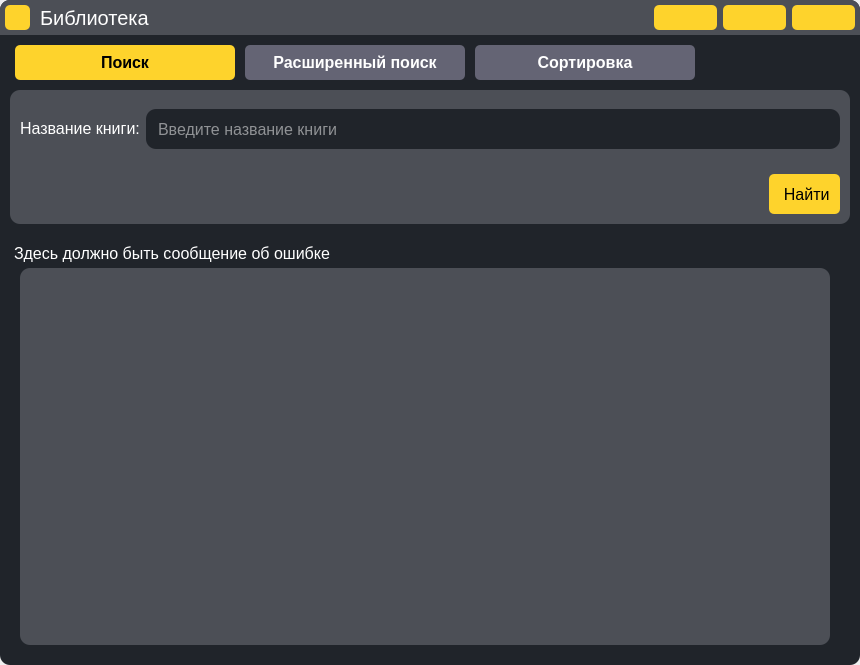
<?xml version="1.0" encoding="UTF-8"?>
<ui version="4.0">
 <class>main_window</class>
 <widget class="QMainWindow" name="main_window">
  <property name="geometry">
   <rect>
    <x>0</x>
    <y>0</y>
    <width>860</width>
    <height>665</height>
   </rect>
  </property>
  <property name="windowTitle">
   <string>MainWindow</string>
  </property>
  <property name="styleSheet">
   <string notr="true"/>
  </property>
  <widget class="QWidget" name="central_widget">
   <property name="minimumSize">
    <size>
     <width>860</width>
     <height>665</height>
    </size>
   </property>
   <property name="styleSheet">
    <string notr="true">/* General */
* {
	margin: 0;
	padding: 0;
	font-size: 16px;
	outline: none;
	font-family: &quot;Arial&quot;;
}

QFrame {
	border: none;
}

#main_body {
	background-color: rgba(32,36,42,255);
	border-radius: 10%;
}

#search_background, #ex_search_background, #sort_background {
	background-color: rgb(76,79,86);
	border-radius: 10%;
}

#error_label {
	margin-top: 15px;
}

/* Tabs style */
QTabWidget::pane {
	background: transparent;
	border: none;
}

QTabBar {
	qproperty-drawBase: 0;
}

QTabBar::tab {
	background-color: rgb(100,100,116);
    color: white;
    border-radius: 5px;
	width: 200px;
	height: 35px;
	padding: 0px 10px;
	margin: 0 5px;
	font-weight: 500;
}

QTabBar::tab:selected {
    background: rgba(254,211,44,255);
	color: black;
}

/* Qlabel style */
QLabel {
	color: white;
}

/* Buttons style */
QPushButton {
	background: rgba(254,211,44,255);
	border-radius: 5px;
	padding: 0 10px 0 10px;
	height: 40px;
	color: black;
}

QPushButton:pressed {
	background: rgba(204,161, 44,255);
	color: white;
}

/* Text input style */
QLineEdit {
	border-radius: 10%;
	background-color: rgba(32,36,42,255);
	color: white;
	padding-left: 10px;
	height: 40px;
}

QLineEdit:focus {
	border: 2px solid rgba(254,211,44,255);
}

/* ComboBox style */
QComboBox {
	border-radius: 10%;
	background-color: rgba(32,36,42,255);
	color: white;
	padding-left: 10px;
	height: 40px;
}

QComboBox:on {
    border-bottom-left-radius: 0px;
    border-bottom-right-radius: 0px;
}

QComboBox::drop-down {
    subcontrol-origin: padding;
    subcontrol-position: top right;
    width: 40px;
	background-color: rgba(254,211,44,255);
    border-top-right-radius: 10%;
    border-bottom-right-radius: 10%;
}

QComboBox::drop-down:on {
	border-bottom-left-radius: 0%;
	border-bottom-right-radius: 0%;
}

QComboBox::down-arrow {
    image: url(:/Icons/For_QT/chevron-down.svg);
}

QComboBox::down-arrow:on {
    image: url(:/Icons/For_QT/chevron-up.svg);
}

QComboBox QAbstractItemView {
	/* Style of the drop-down list */
	padding: 10px 5px;
	color: white;
    selection-color: black;
    selection-background-color: rgba(254,211,44,255);
	font-size: 10pt;
    box-shadow: transparent;
	background-color: rgba(32,36,42,255);
	border-bottom-left-radius: 10%;
	border-bottom-right-radius: 10%;
}

/* CheckBox style */
QCheckBox {
	color: white;
	border-radius: 10%;
}

QCheckBox::indicator:unchecked {
	image: url(:/Icons/For_QT/square.svg);
}

QCheckBox::indicator:checked {
	
	image: url(:/Icons/For_QT/check-square.svg);
}

/* Scroll Area style */
#scroll_widget {
	background-color: transparent;
}

QScrollArea, #scroll_area_container {
	background-color: transparent;
}

#scroll_area_content {
	background-color: rgb(76,79,86);
	border-radius: 10%;
}

/* TitleBar style */
#title_bar {
	background-color: rgb(76,79,86);
	border-top-left-radius: 10%;
	border-top-right-radius: 10%;
}

#window_title {
	font-size: 20px;
}

#title_bar QPushButton {
	height: 25px;
}

#icon {
	min-width: 25px;
	min-height: 25px;
	background: rgba(254,211,44,255);
	border-radius: 5%;
}

/* ScrollBar style */
/* VERTICAL SCROLLBAR */
 QScrollBar:vertical {
	border: none;
	background-color: rgba(32,36,42,255);
    width: 20px;
	border-radius: 0px;
 }

/*  HANDLE BAR VERTICAL */
QScrollBar::handle:vertical {	
	background-color: rgb(76,79,86);
	min-height: 20px;
	margin: 20px 0 20px 0;
}
QScrollBar::handle:vertical:hover{	
	background: rgba(204,161, 44,255);
}

/* BTN TOP - SCROLLBAR */
QScrollBar::sub-line:vertical {
	border: none;
	background: rgba(254,211,44,255);
	height: 20px;
	border-top-left-radius: 3%;
	border-top-right-radius: 3%;
	subcontrol-position: top;
	subcontrol-origin: margin;
}
QScrollBar::sub-line:vertical:hover {	
	background: rgba(204,161, 44,255);
}

/* BTN BOTTOM - SCROLLBAR */
QScrollBar::add-line:vertical {
	border: none;
	background: rgba(254,211,44,255);
	height: 20px;
	border-bottom-left-radius: 3%;
	border-bottom-right-radius: 3%;
	subcontrol-position: bottom;
	subcontrol-origin: margin;
}
QScrollBar::add-line:vertical:hover {	
	background: rgba(204,161, 44,255);
}

/* RESET ARROW */
QScrollBar::up-arrow:vertical, QScrollBar::down-arrow:vertical {
	background: none;
}
QScrollBar::add-page:vertical, QScrollBar::sub-page:vertical {
	background: none;
}</string>
   </property>
   <layout class="QVBoxLayout" name="verticalLayout">
    <property name="leftMargin">
     <number>0</number>
    </property>
    <property name="topMargin">
     <number>0</number>
    </property>
    <property name="rightMargin">
     <number>0</number>
    </property>
    <property name="bottomMargin">
     <number>0</number>
    </property>
    <item>
     <widget class="QWidget" name="main_body" native="true">
      <property name="styleSheet">
       <string notr="true"/>
      </property>
      <layout class="QVBoxLayout" name="verticalLayout_2">
       <property name="spacing">
        <number>0</number>
       </property>
       <property name="leftMargin">
        <number>0</number>
       </property>
       <property name="topMargin">
        <number>0</number>
       </property>
       <property name="rightMargin">
        <number>0</number>
       </property>
       <property name="bottomMargin">
        <number>0</number>
       </property>
       <item alignment="Qt::AlignTop">
        <widget class="QWidget" name="title_bar" native="true">
         <layout class="QHBoxLayout" name="horizontalLayout_6">
          <property name="spacing">
           <number>10</number>
          </property>
          <property name="leftMargin">
           <number>5</number>
          </property>
          <property name="topMargin">
           <number>5</number>
          </property>
          <property name="rightMargin">
           <number>5</number>
          </property>
          <property name="bottomMargin">
           <number>5</number>
          </property>
          <item alignment="Qt::AlignLeft">
           <widget class="QFrame" name="frame_5">
            <property name="frameShape">
             <enum>QFrame::StyledPanel</enum>
            </property>
            <property name="frameShadow">
             <enum>QFrame::Raised</enum>
            </property>
            <layout class="QVBoxLayout" name="verticalLayout_13">
             <property name="spacing">
              <number>0</number>
             </property>
             <property name="leftMargin">
              <number>0</number>
             </property>
             <property name="topMargin">
              <number>0</number>
             </property>
             <property name="rightMargin">
              <number>0</number>
             </property>
             <property name="bottomMargin">
              <number>0</number>
             </property>
             <item>
              <widget class="QLabel" name="icon">
               <property name="text">
                <string/>
               </property>
               <property name="pixmap">
                <pixmap resource="../resources.qrc">:/Icons/For_QT/book.svg</pixmap>
               </property>
               <property name="scaledContents">
                <bool>false</bool>
               </property>
               <property name="alignment">
                <set>Qt::AlignCenter</set>
               </property>
              </widget>
             </item>
            </layout>
           </widget>
          </item>
          <item alignment="Qt::AlignLeft">
           <widget class="QFrame" name="frame_6">
            <property name="frameShape">
             <enum>QFrame::StyledPanel</enum>
            </property>
            <property name="frameShadow">
             <enum>QFrame::Raised</enum>
            </property>
            <layout class="QVBoxLayout" name="verticalLayout_14">
             <property name="spacing">
              <number>0</number>
             </property>
             <property name="leftMargin">
              <number>0</number>
             </property>
             <property name="topMargin">
              <number>0</number>
             </property>
             <property name="rightMargin">
              <number>0</number>
             </property>
             <property name="bottomMargin">
              <number>0</number>
             </property>
             <item alignment="Qt::AlignLeft">
              <widget class="QLabel" name="window_title">
               <property name="text">
                <string>Библиотека</string>
               </property>
              </widget>
             </item>
            </layout>
           </widget>
          </item>
          <item>
           <spacer name="horizontalSpacer">
            <property name="orientation">
             <enum>Qt::Horizontal</enum>
            </property>
            <property name="sizeHint" stdset="0">
             <size>
              <width>40</width>
              <height>20</height>
             </size>
            </property>
           </spacer>
          </item>
          <item alignment="Qt::AlignRight">
           <widget class="QFrame" name="frame_7">
            <property name="frameShape">
             <enum>QFrame::StyledPanel</enum>
            </property>
            <property name="frameShadow">
             <enum>QFrame::Raised</enum>
            </property>
            <layout class="QHBoxLayout" name="horizontalLayout_7">
             <property name="leftMargin">
              <number>0</number>
             </property>
             <property name="topMargin">
              <number>0</number>
             </property>
             <property name="rightMargin">
              <number>0</number>
             </property>
             <property name="bottomMargin">
              <number>0</number>
             </property>
             <item>
              <widget class="QPushButton" name="min_btn">
               <property name="cursor">
                <cursorShape>PointingHandCursor</cursorShape>
               </property>
               <property name="text">
                <string/>
               </property>
               <property name="icon">
                <iconset resource="../resources.qrc">
                 <normaloff>:/Icons/For_QT/minus.svg</normaloff>:/Icons/For_QT/minus.svg</iconset>
               </property>
               <property name="iconSize">
                <size>
                 <width>20</width>
                 <height>20</height>
                </size>
               </property>
              </widget>
             </item>
             <item>
              <widget class="QPushButton" name="max_btn">
               <property name="cursor">
                <cursorShape>PointingHandCursor</cursorShape>
               </property>
               <property name="text">
                <string/>
               </property>
               <property name="icon">
                <iconset resource="../resources.qrc">
                 <normaloff>:/Icons/For_QT/maximize-2.svg</normaloff>:/Icons/For_QT/maximize-2.svg</iconset>
               </property>
               <property name="iconSize">
                <size>
                 <width>20</width>
                 <height>20</height>
                </size>
               </property>
              </widget>
             </item>
             <item>
              <widget class="QPushButton" name="close_btn">
               <property name="cursor">
                <cursorShape>PointingHandCursor</cursorShape>
               </property>
               <property name="text">
                <string/>
               </property>
               <property name="icon">
                <iconset resource="../resources.qrc">
                 <normaloff>:/Icons/For_QT/x.svg</normaloff>:/Icons/For_QT/x.svg</iconset>
               </property>
               <property name="iconSize">
                <size>
                 <width>20</width>
                 <height>20</height>
                </size>
               </property>
              </widget>
             </item>
            </layout>
           </widget>
          </item>
         </layout>
        </widget>
       </item>
       <item>
        <widget class="QWidget" name="widget" native="true">
         <layout class="QVBoxLayout" name="verticalLayout_15" stretch="0,0,0">
          <property name="spacing">
           <number>5</number>
          </property>
          <property name="leftMargin">
           <number>10</number>
          </property>
          <property name="topMargin">
           <number>10</number>
          </property>
          <property name="rightMargin">
           <number>10</number>
          </property>
          <property name="bottomMargin">
           <number>10</number>
          </property>
          <item alignment="Qt::AlignTop">
           <widget class="QWidget" name="instrumental_menu" native="true">
            <layout class="QVBoxLayout" name="verticalLayout_3">
             <property name="leftMargin">
              <number>0</number>
             </property>
             <property name="topMargin">
              <number>0</number>
             </property>
             <property name="rightMargin">
              <number>0</number>
             </property>
             <property name="bottomMargin">
              <number>0</number>
             </property>
             <item>
              <widget class="QTabWidget" name="tab_menu">
               <property name="currentIndex">
                <number>0</number>
               </property>
               <widget class="QWidget" name="search_tab">
                <attribute name="title">
                 <string>Поиск</string>
                </attribute>
                <layout class="QVBoxLayout" name="verticalLayout_4">
                 <property name="leftMargin">
                  <number>0</number>
                 </property>
                 <property name="topMargin">
                  <number>10</number>
                 </property>
                 <property name="rightMargin">
                  <number>0</number>
                 </property>
                 <property name="bottomMargin">
                  <number>0</number>
                 </property>
                 <item>
                  <widget class="QWidget" name="search_background" native="true">
                   <layout class="QVBoxLayout" name="verticalLayout_9">
                    <property name="leftMargin">
                     <number>10</number>
                    </property>
                    <property name="topMargin">
                     <number>0</number>
                    </property>
                    <property name="rightMargin">
                     <number>10</number>
                    </property>
                    <property name="bottomMargin">
                     <number>10</number>
                    </property>
                    <item>
                     <widget class="QFrame" name="frame">
                      <property name="frameShape">
                       <enum>QFrame::StyledPanel</enum>
                      </property>
                      <property name="frameShadow">
                       <enum>QFrame::Raised</enum>
                      </property>
                      <layout class="QHBoxLayout" name="horizontalLayout">
                       <property name="leftMargin">
                        <number>0</number>
                       </property>
                       <property name="topMargin">
                        <number>0</number>
                       </property>
                       <property name="rightMargin">
                        <number>0</number>
                       </property>
                       <property name="bottomMargin">
                        <number>0</number>
                       </property>
                       <item>
                        <widget class="QLabel" name="label">
                         <property name="sizePolicy">
                          <sizepolicy hsizetype="Preferred" vsizetype="Fixed">
                           <horstretch>0</horstretch>
                           <verstretch>0</verstretch>
                          </sizepolicy>
                         </property>
                         <property name="text">
                          <string>Название книги:</string>
                         </property>
                        </widget>
                       </item>
                       <item>
                        <widget class="QLineEdit" name="search_input">
                         <property name="text">
                          <string/>
                         </property>
                         <property name="placeholderText">
                          <string>Введите название книги</string>
                         </property>
                        </widget>
                       </item>
                      </layout>
                     </widget>
                    </item>
                    <item alignment="Qt::AlignRight">
                     <widget class="QPushButton" name="search_btn">
                      <property name="cursor">
                       <cursorShape>PointingHandCursor</cursorShape>
                      </property>
                      <property name="text">
                       <string> Найти</string>
                      </property>
                      <property name="icon">
                       <iconset resource="../resources.qrc">
                        <normaloff>:/Icons/For_QT/search.svg</normaloff>:/Icons/For_QT/search.svg</iconset>
                      </property>
                      <property name="iconSize">
                       <size>
                        <width>25</width>
                        <height>25</height>
                       </size>
                      </property>
                     </widget>
                    </item>
                   </layout>
                  </widget>
                 </item>
                </layout>
               </widget>
               <widget class="QWidget" name="ex_search_tab">
                <attribute name="title">
                 <string>Расширенный поиск</string>
                </attribute>
                <layout class="QVBoxLayout" name="verticalLayout_7">
                 <property name="leftMargin">
                  <number>0</number>
                 </property>
                 <property name="topMargin">
                  <number>10</number>
                 </property>
                 <property name="rightMargin">
                  <number>0</number>
                 </property>
                 <property name="bottomMargin">
                  <number>0</number>
                 </property>
                 <item>
                  <widget class="QWidget" name="ex_search_background" native="true">
                   <layout class="QVBoxLayout" name="verticalLayout_10">
                    <property name="leftMargin">
                     <number>10</number>
                    </property>
                    <property name="topMargin">
                     <number>10</number>
                    </property>
                    <property name="rightMargin">
                     <number>10</number>
                    </property>
                    <property name="bottomMargin">
                     <number>10</number>
                    </property>
                    <item>
                     <widget class="QFrame" name="frame_2">
                      <property name="frameShape">
                       <enum>QFrame::StyledPanel</enum>
                      </property>
                      <property name="frameShadow">
                       <enum>QFrame::Raised</enum>
                      </property>
                      <layout class="QVBoxLayout" name="verticalLayout_6">
                       <property name="leftMargin">
                        <number>0</number>
                       </property>
                       <property name="topMargin">
                        <number>0</number>
                       </property>
                       <property name="rightMargin">
                        <number>0</number>
                       </property>
                       <property name="bottomMargin">
                        <number>0</number>
                       </property>
                       <item>
                        <layout class="QHBoxLayout" name="horizontalLayout_3">
                         <item>
                          <widget class="QLabel" name="label_3">
                           <property name="sizePolicy">
                            <sizepolicy hsizetype="Fixed" vsizetype="Preferred">
                             <horstretch>0</horstretch>
                             <verstretch>0</verstretch>
                            </sizepolicy>
                           </property>
                           <property name="text">
                            <string>Статус:</string>
                           </property>
                          </widget>
                         </item>
                         <item>
                          <widget class="QLabel" name="ex_search_status">
                           <property name="text">
                            <string>параметры поска не заданы</string>
                           </property>
                          </widget>
                         </item>
                        </layout>
                       </item>
                       <item>
                        <layout class="QHBoxLayout" name="horizontalLayout_4">
                         <item>
                          <widget class="QLabel" name="label_4">
                           <property name="sizePolicy">
                            <sizepolicy hsizetype="Fixed" vsizetype="Preferred">
                             <horstretch>0</horstretch>
                             <verstretch>0</verstretch>
                            </sizepolicy>
                           </property>
                           <property name="text">
                            <string>Заполнено полей:</string>
                           </property>
                          </widget>
                         </item>
                         <item>
                          <widget class="QLabel" name="ex_search_inputs">
                           <property name="text">
                            <string>0 полей</string>
                           </property>
                          </widget>
                         </item>
                        </layout>
                       </item>
                      </layout>
                     </widget>
                    </item>
                    <item alignment="Qt::AlignRight">
                     <widget class="QFrame" name="frame_3">
                      <property name="frameShape">
                       <enum>QFrame::StyledPanel</enum>
                      </property>
                      <property name="frameShadow">
                       <enum>QFrame::Raised</enum>
                      </property>
                      <layout class="QHBoxLayout" name="horizontalLayout_2">
                       <property name="spacing">
                        <number>10</number>
                       </property>
                       <property name="leftMargin">
                        <number>0</number>
                       </property>
                       <property name="topMargin">
                        <number>0</number>
                       </property>
                       <property name="rightMargin">
                        <number>0</number>
                       </property>
                       <property name="bottomMargin">
                        <number>0</number>
                       </property>
                       <item>
                        <widget class="QPushButton" name="ex_search_params_btn">
                         <property name="cursor">
                          <cursorShape>PointingHandCursor</cursorShape>
                         </property>
                         <property name="text">
                          <string>  Задать параметры</string>
                         </property>
                         <property name="icon">
                          <iconset resource="../resources.qrc">
                           <normaloff>:/Icons/For_QT/settings.svg</normaloff>:/Icons/For_QT/settings.svg</iconset>
                         </property>
                         <property name="iconSize">
                          <size>
                           <width>25</width>
                           <height>25</height>
                          </size>
                         </property>
                        </widget>
                       </item>
                       <item>
                        <widget class="QPushButton" name="ex_search_btn">
                         <property name="cursor">
                          <cursorShape>PointingHandCursor</cursorShape>
                         </property>
                         <property name="text">
                          <string> Найти</string>
                         </property>
                         <property name="icon">
                          <iconset resource="../resources.qrc">
                           <normaloff>:/Icons/For_QT/search.svg</normaloff>:/Icons/For_QT/search.svg</iconset>
                         </property>
                         <property name="iconSize">
                          <size>
                           <width>25</width>
                           <height>25</height>
                          </size>
                         </property>
                        </widget>
                       </item>
                      </layout>
                     </widget>
                    </item>
                   </layout>
                  </widget>
                 </item>
                </layout>
               </widget>
               <widget class="QWidget" name="sort_tab">
                <attribute name="title">
                 <string>Сортировка</string>
                </attribute>
                <layout class="QVBoxLayout" name="verticalLayout_8">
                 <property name="spacing">
                  <number>0</number>
                 </property>
                 <property name="leftMargin">
                  <number>0</number>
                 </property>
                 <property name="topMargin">
                  <number>10</number>
                 </property>
                 <property name="rightMargin">
                  <number>0</number>
                 </property>
                 <property name="bottomMargin">
                  <number>0</number>
                 </property>
                 <item>
                  <widget class="QWidget" name="sort_background" native="true">
                   <layout class="QVBoxLayout" name="verticalLayout_11">
                    <property name="spacing">
                     <number>5</number>
                    </property>
                    <property name="leftMargin">
                     <number>10</number>
                    </property>
                    <property name="topMargin">
                     <number>10</number>
                    </property>
                    <property name="rightMargin">
                     <number>10</number>
                    </property>
                    <property name="bottomMargin">
                     <number>10</number>
                    </property>
                    <item>
                     <widget class="QFrame" name="frame_4">
                      <property name="frameShape">
                       <enum>QFrame::StyledPanel</enum>
                      </property>
                      <property name="frameShadow">
                       <enum>QFrame::Raised</enum>
                      </property>
                      <layout class="QHBoxLayout" name="horizontalLayout_5">
                       <property name="leftMargin">
                        <number>0</number>
                       </property>
                       <property name="topMargin">
                        <number>0</number>
                       </property>
                       <property name="rightMargin">
                        <number>0</number>
                       </property>
                       <property name="bottomMargin">
                        <number>0</number>
                       </property>
                       <item>
                        <widget class="QLabel" name="label_6">
                         <property name="sizePolicy">
                          <sizepolicy hsizetype="Fixed" vsizetype="Fixed">
                           <horstretch>0</horstretch>
                           <verstretch>0</verstretch>
                          </sizepolicy>
                         </property>
                         <property name="text">
                          <string>Сортировать по:</string>
                         </property>
                        </widget>
                       </item>
                       <item>
                        <widget class="QComboBox" name="sort_params">
                         <property name="cursor">
                          <cursorShape>PointingHandCursor</cursorShape>
                         </property>
                         <property name="currentText">
                          <string>Выберите параметр сортировки</string>
                         </property>
                         <property name="currentIndex">
                          <number>0</number>
                         </property>
                         <property name="placeholderText">
                          <string>Выберите параметр сортироваки</string>
                         </property>
                         <item>
                          <property name="text">
                           <string>Выберите параметр сортировки</string>
                          </property>
                         </item>
                        </widget>
                       </item>
                      </layout>
                     </widget>
                    </item>
                    <item alignment="Qt::AlignLeft">
                     <widget class="QCheckBox" name="checkBox">
                      <property name="cursor">
                       <cursorShape>PointingHandCursor</cursorShape>
                      </property>
                      <property name="text">
                       <string>По убыванию</string>
                      </property>
                      <property name="iconSize">
                       <size>
                        <width>25</width>
                        <height>25</height>
                       </size>
                      </property>
                      <property name="checked">
                       <bool>false</bool>
                      </property>
                     </widget>
                    </item>
                    <item alignment="Qt::AlignRight">
                     <widget class="QPushButton" name="sort_btn">
                      <property name="cursor">
                       <cursorShape>PointingHandCursor</cursorShape>
                      </property>
                      <property name="text">
                       <string> Сортировать</string>
                      </property>
                      <property name="icon">
                       <iconset resource="../resources.qrc">
                        <normaloff>:/Icons/For_QT/bar-chart.svg</normaloff>:/Icons/For_QT/bar-chart.svg</iconset>
                      </property>
                      <property name="iconSize">
                       <size>
                        <width>25</width>
                        <height>25</height>
                       </size>
                      </property>
                     </widget>
                    </item>
                   </layout>
                  </widget>
                 </item>
                </layout>
               </widget>
              </widget>
             </item>
            </layout>
           </widget>
          </item>
          <item alignment="Qt::AlignBottom">
           <widget class="QLabel" name="error_label">
            <property name="sizePolicy">
             <sizepolicy hsizetype="Expanding" vsizetype="Fixed">
              <horstretch>0</horstretch>
              <verstretch>0</verstretch>
             </sizepolicy>
            </property>
            <property name="lineWidth">
             <number>1</number>
            </property>
            <property name="text">
             <string>Здесь должно быть сообщение об ошибке</string>
            </property>
            <property name="wordWrap">
             <bool>true</bool>
            </property>
            <property name="margin">
             <number>0</number>
            </property>
            <property name="indent">
             <number>-1</number>
            </property>
           </widget>
          </item>
          <item>
           <widget class="QWidget" name="scroll_widget" native="true">
            <layout class="QVBoxLayout" name="verticalLayout_12">
             <property name="spacing">
              <number>0</number>
             </property>
             <property name="leftMargin">
              <number>0</number>
             </property>
             <property name="topMargin">
              <number>0</number>
             </property>
             <property name="rightMargin">
              <number>10</number>
             </property>
             <property name="bottomMargin">
              <number>0</number>
             </property>
             <item>
              <widget class="QScrollArea" name="scroll_area">
               <property name="verticalScrollBarPolicy">
                <enum>Qt::ScrollBarAsNeeded</enum>
               </property>
               <property name="horizontalScrollBarPolicy">
                <enum>Qt::ScrollBarAsNeeded</enum>
               </property>
               <property name="widgetResizable">
                <bool>true</bool>
               </property>
               <widget class="QWidget" name="scroll_area_container">
                <property name="geometry">
                 <rect>
                  <x>0</x>
                  <y>0</y>
                  <width>830</width>
                  <height>372</height>
                 </rect>
                </property>
                <layout class="QVBoxLayout" name="verticalLayout_5">
                 <property name="spacing">
                  <number>0</number>
                 </property>
                 <property name="leftMargin">
                  <number>10</number>
                 </property>
                 <property name="topMargin">
                  <number>0</number>
                 </property>
                 <property name="rightMargin">
                  <number>10</number>
                 </property>
                 <property name="bottomMargin">
                  <number>0</number>
                 </property>
                 <item>
                  <widget class="QWidget" name="scroll_area_content" native="true">
                   <layout class="QVBoxLayout" name="verticalLayout_16">
                    <property name="spacing">
                     <number>0</number>
                    </property>
                    <property name="leftMargin">
                     <number>10</number>
                    </property>
                    <property name="topMargin">
                     <number>10</number>
                    </property>
                    <property name="rightMargin">
                     <number>10</number>
                    </property>
                    <property name="bottomMargin">
                     <number>10</number>
                    </property>
                    <item>
                     <layout class="QVBoxLayout" name="scroll_layout">
                      <property name="spacing">
                       <number>10</number>
                      </property>
                      <property name="leftMargin">
                       <number>0</number>
                      </property>
                      <property name="topMargin">
                       <number>0</number>
                      </property>
                      <property name="rightMargin">
                       <number>0</number>
                      </property>
                      <property name="bottomMargin">
                       <number>0</number>
                      </property>
                     </layout>
                    </item>
                   </layout>
                  </widget>
                 </item>
                </layout>
               </widget>
              </widget>
             </item>
            </layout>
           </widget>
          </item>
         </layout>
        </widget>
       </item>
       <item alignment="Qt::AlignRight">
        <widget class="QFrame" name="size_grip">
         <property name="minimumSize">
          <size>
           <width>10</width>
           <height>10</height>
          </size>
         </property>
         <property name="maximumSize">
          <size>
           <width>10</width>
           <height>10</height>
          </size>
         </property>
         <property name="frameShape">
          <enum>QFrame::StyledPanel</enum>
         </property>
         <property name="frameShadow">
          <enum>QFrame::Raised</enum>
         </property>
        </widget>
       </item>
      </layout>
      <zorder>widget</zorder>
      <zorder>title_bar</zorder>
      <zorder>size_grip</zorder>
     </widget>
    </item>
   </layout>
  </widget>
 </widget>
 <resources>
  <include location="../resources.qrc"/>
  <include location="../resources.qrc"/>
 </resources>
 <connections/>
</ui>
